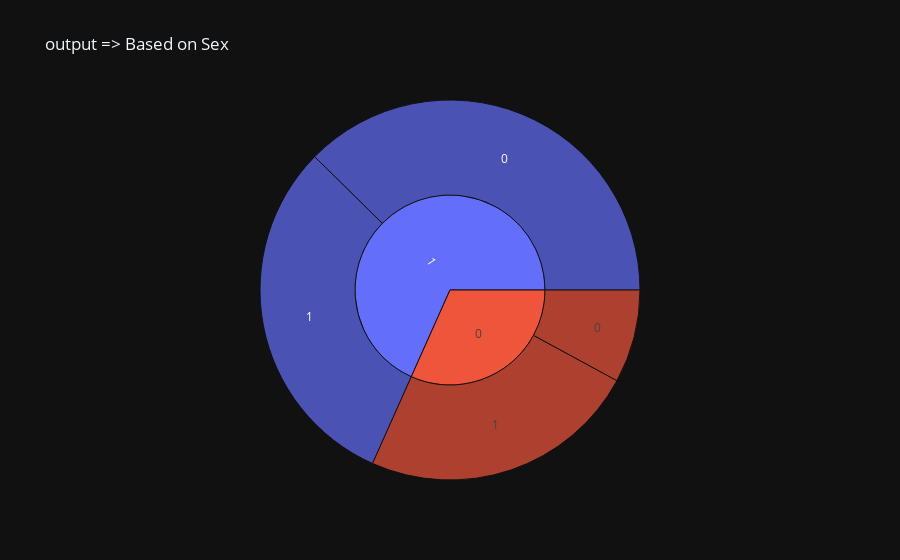
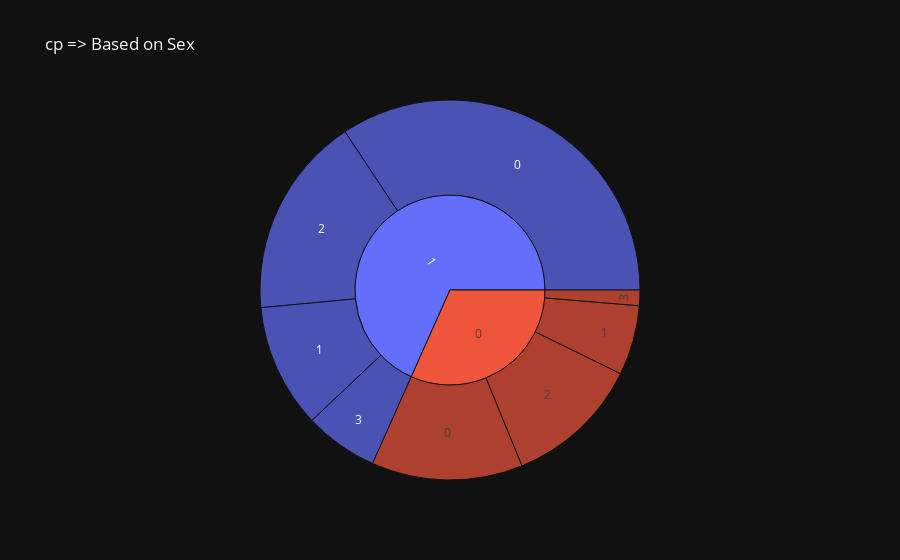
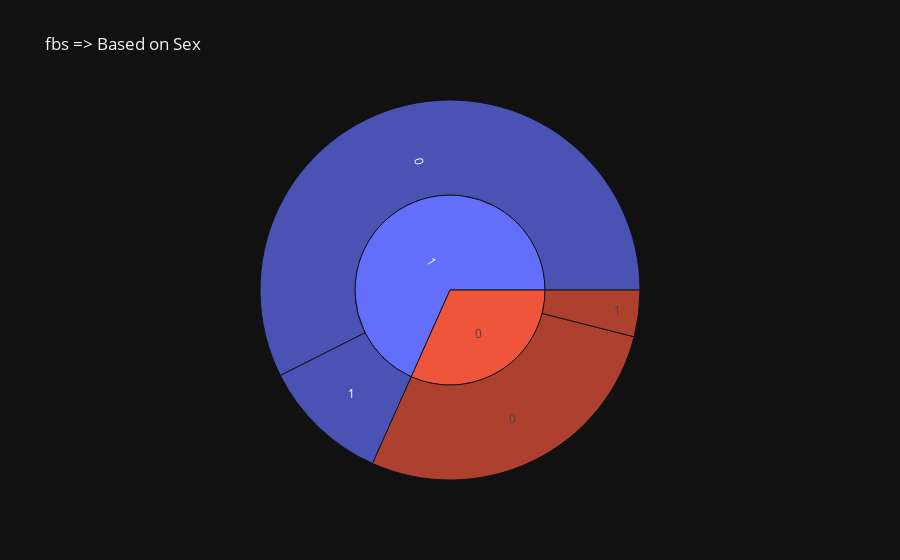
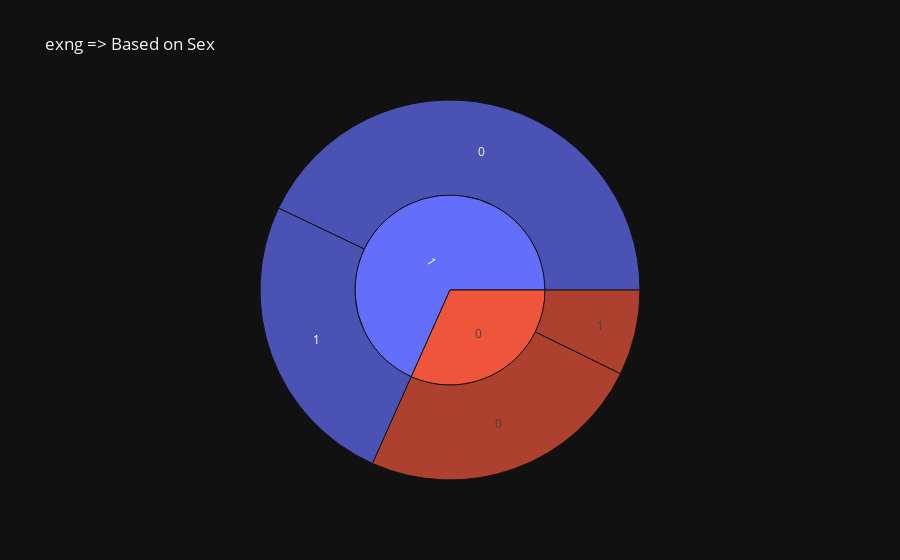

Source (notebook cell) for these figures, in order:
### Code cell
class_cols=["output",'cp',"fbs","exng","restecg","thall","caa","slp"]
for col in class_cols:
    ax= px.sunburst(data1, names= col,path= ["sex",col],template= "plotly_dark", title= "{} => Based on Sex".format(col))
    ax.show()

### Figure 1 — Plotly figure (JSON) as saved in the notebook; plotly's stock layout.template omitted (floating-point values rounded to 4 significant figures)
{"data": [{"branchvalues": "total", "domain": {"x": [0, 1], "y": [0, 1]}, "hovertemplate": "labels=%{label}<br>count=%{value}<br>parent=%{parent}<br>id=%{id}<extra></extra>", "ids": ["0/0", "1/0", "0/1", "1/1", "0", "1"], "labels": ["0", "0", "1", "1", "0", "1"], "name": "", "parents": ["0", "1", "0", "1", "", ""], "type": "sunburst", "values": [24, 114, 72, 93, 96, 207]}], "layout": {"legend": {"tracegroupgap": 0}, "title": {"text": "output => Based on Sex"}}}

### Figure 2 — Plotly figure (JSON) as saved in the notebook; plotly's stock layout.template omitted (floating-point values rounded to 4 significant figures)
{"data": [{"branchvalues": "total", "domain": {"x": [0, 1], "y": [0, 1]}, "hovertemplate": "labels=%{label}<br>count=%{value}<br>parent=%{parent}<br>id=%{id}<extra></extra>", "ids": ["0/0", "1/0", "0/1", "1/1", "0/2", "1/2", "0/3", "1/3", "0", "1"], "labels": ["0", "0", "1", "1", "2", "2", "3", "3", "0", "1"], "name": "", "parents": ["0", "1", "0", "1", "0", "1", "0", "1", "", ""], "type": "sunburst", "values": [39, 104, 18, 32, 35, 52, 4, 19, 96, 207]}], "layout": {"legend": {"tracegroupgap": 0}, "title": {"text": "cp => Based on Sex"}}}

### Figure 3 — Plotly figure (JSON) as saved in the notebook; plotly's stock layout.template omitted (floating-point values rounded to 4 significant figures)
{"data": [{"branchvalues": "total", "domain": {"x": [0, 1], "y": [0, 1]}, "hovertemplate": "labels=%{label}<br>count=%{value}<br>parent=%{parent}<br>id=%{id}<extra></extra>", "ids": ["0/0", "1/0", "0/1", "1/1", "0", "1"], "labels": ["0", "0", "1", "1", "0", "1"], "name": "", "parents": ["0", "1", "0", "1", "", ""], "type": "sunburst", "values": [84, 174, 12, 33, 96, 207]}], "layout": {"legend": {"tracegroupgap": 0}, "title": {"text": "fbs => Based on Sex"}}}

### Figure 4 — Plotly figure (JSON) as saved in the notebook; plotly's stock layout.template omitted (floating-point values rounded to 4 significant figures)
{"data": [{"branchvalues": "total", "domain": {"x": [0, 1], "y": [0, 1]}, "hovertemplate": "labels=%{label}<br>count=%{value}<br>parent=%{parent}<br>id=%{id}<extra></extra>", "ids": ["0/0", "1/0", "0/1", "1/1", "0", "1"], "labels": ["0", "0", "1", "1", "0", "1"], "name": "", "parents": ["0", "1", "0", "1", "", ""], "type": "sunburst", "values": [74, 130, 22, 77, 96, 207]}], "layout": {"legend": {"tracegroupgap": 0}, "title": {"text": "exng => Based on Sex"}}}
